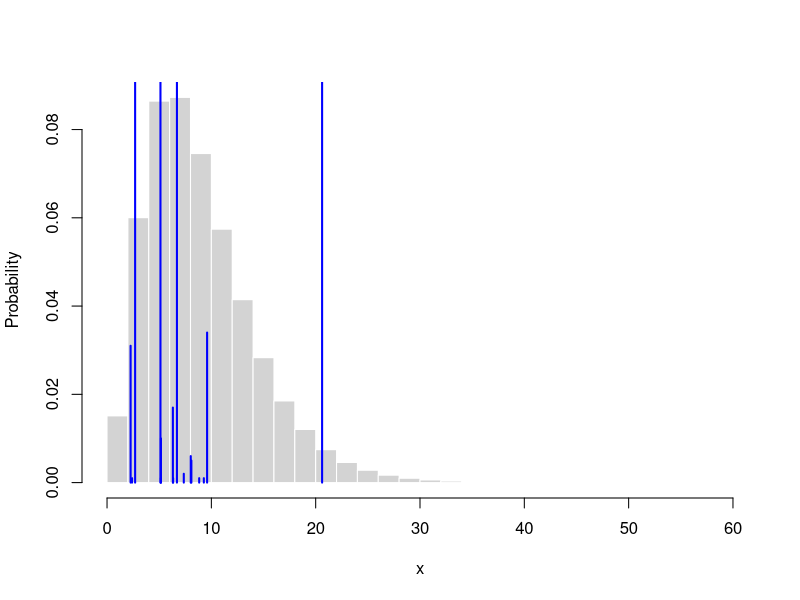

Generate this figure with R:
N <- 1000 # number of observations?
a <- 3 # alpha

rG <- function(num) rgamma(num,3,scale=3)
#rG <- function(num) rbeta(num,2,3)
#rG <- function(num) rnorm(num,0,1)
#rG <- function(num) rpois(num,4)

x <- rep(0,N)
x[1] <- rG(1)

for (i in 2:N) {
  nx <- table(x[1:(i-1)])
  xs <-    c(     rG(1),  names(nx) ) 
  probs <- c( a/(a+N-1), nx/(a+N-1) )
  x[i] <- as.numeric( sample(xs, 1, prob=probs) )
  cat("\r Progress: ",i,"/",N)
}

# Plot Results
#png("../../../../assets/ams241/01/plots/dp_gamma.png"); pmar <- par("mar")
#par("mar"=c(4,4,1,0))
  hist(rG(1e6),freq=F,add=F,col="lightgrey",border="white",xlab="x",
       ylab="Probability",main="")
  lines(table(x) / sum(table(x)) ,col="blue")
#par("mar"=pmar); dev.off()
